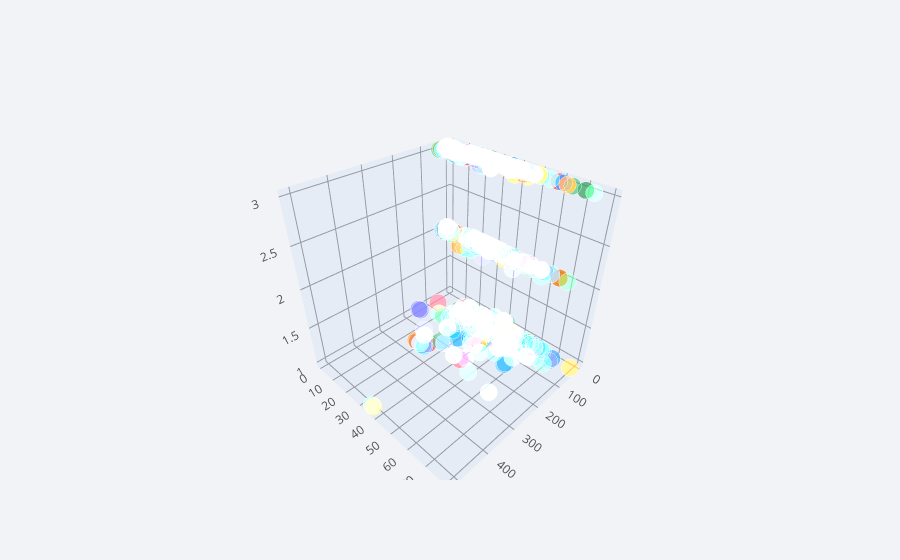

Notebook code cell kept with this figure:
### Code cell
df1.iplot(x='fare',y='age',z='pclass',kind='scatter3d')

### Figure 1 — Plotly figure (JSON) as saved in the notebook; plotly's stock layout.template omitted (floating-point values rounded to 4 significant figures; data arrays with more than 128 entries replaced by an {"elided": "..."} marker saying what was removed)
{"data": [{"marker": {"color": {"elided": "891 str values"}, "opacity": 0.8, "size": {"elided": "891 int values"}, "symbol": "circle"}, "mode": "markers", "text": {"elided": "891 str values"}, "type": "scatter3d", "x": {"elided": "891 float values"}, "y": {"elided": "891 float values"}, "z": {"elided": "891 int values"}}], "layout": {"legend": {"bgcolor": "#F2F3F7", "font": {"color": "#505050"}}, "paper_bgcolor": "#F2F3F7", "plot_bgcolor": "#F2F3F7", "scene": {"xaxis": {"gridcolor": "#9499A3", "showgrid": true, "tickfont": {"color": "#505050"}, "title": {"font": {"color": "#505050"}, "text": ""}, "zerolinecolor": "#9499A3"}, "yaxis": {"gridcolor": "#9499A3", "showgrid": true, "tickfont": {"color": "#505050"}, "title": {"font": {"color": "#505050"}, "text": ""}, "zerolinecolor": "#9499A3"}, "zaxis": {"gridcolor": "#9499A3", "showgrid": true, "tickfont": {"color": "#505050"}, "title": {"font": {"color": "#505050"}, "text": ""}, "zerolinecolor": "#9499A3"}}, "title": {"font": {"color": "#484848"}}}}
